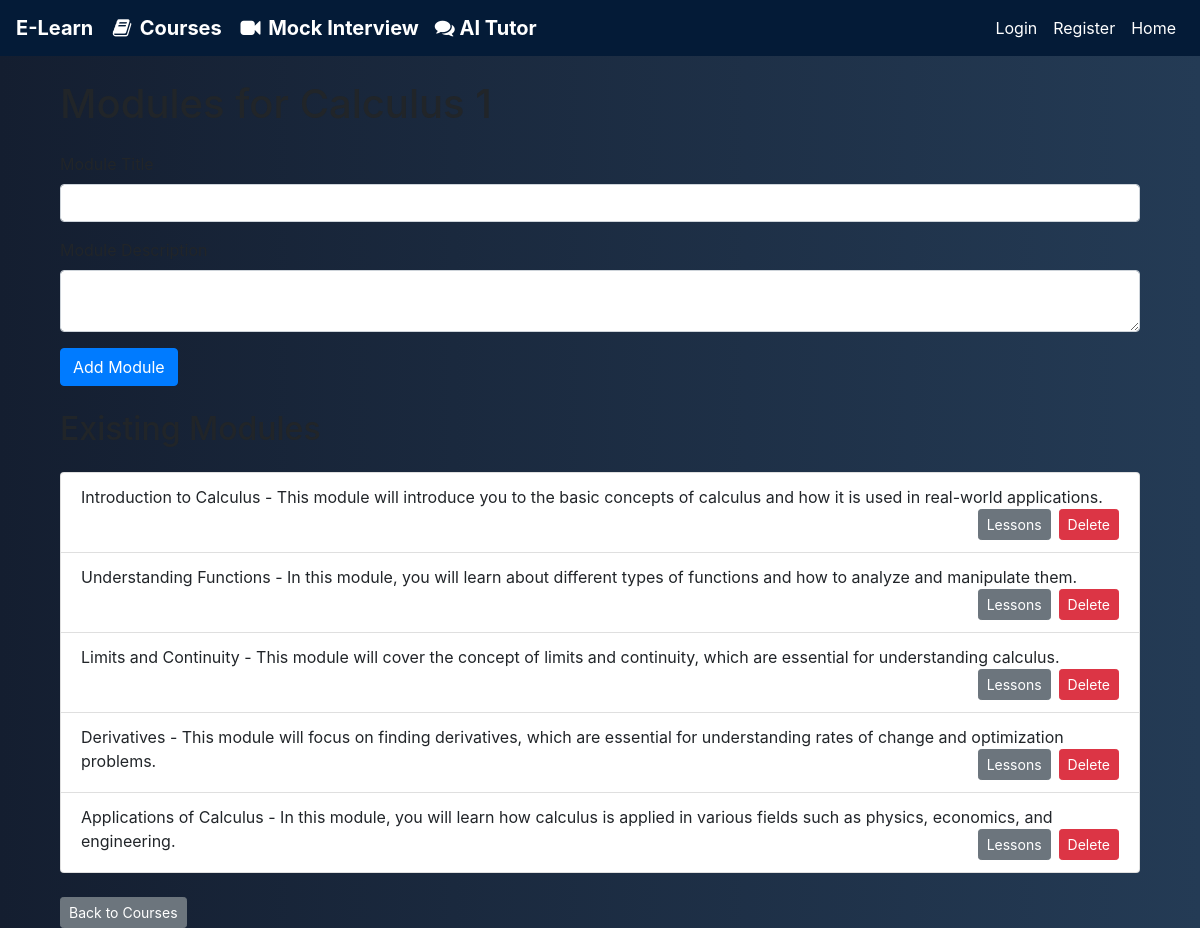
/courses/4/modules, run on the app's committed database.
### models.py (models this page shows, shortened)
class Module(db.Model):
    __tablename__ = 'modules'
    id = db.Column(db.Integer, primary_key=True)
    title = db.Column(db.String(50), nullable=False, unique=True)
    description = db.Column(db.String(250), nullable=False, unique=True)
    created_at = db.Column(db.DateTime, default=datetime.utcnow)
    course_id = db.Column(db.Integer, db.ForeignKey('courses.id'), nullable=False)
    lessons = db.relationship('Lesson', backref='module', lazy=True, cascade="all, delete-orphan")

### app.py (the view, shortened to what this page needs)
@app.route('/courses/<int:course_id>/modules', methods=['GET', 'POST'])
def manage_modules(course_id):
    course = Course.query.get(course_id)
    modules = Module.query.filter_by(course_id=course_id).all()
    return render_template('modules.html', course=course, modules=modules)

### templates/modules.html (shortened to what this page needs)
{% extends "base.html" %}
{% block content %}
<div class="container">
    <h1 class="my-4">Modules for {{ course.title }}</h1>
    <form method="POST">
        <div class="form-group">
            <label for="title">Module Title</label>
            <input type="text" class="form-control" id="title" name="title" required>
        </div>
        <div class="form-group">
            <label for="description">Module Description</label>
            <textarea class="form-control" id="description" name="description" required></textarea>
        </div>
        <button type="submit" class="btn btn-primary">Add Module</button>
    </form>
    <h2 class="my-4">Existing Modules</h2>
    <ul class="list-group">
        {% for module in modules %}
        <li class="list-group-item">
            {{ module.title }} - {{ module.description }}
            <form action="{{ url_for('delete_module', module_id=module.id) }}" method="POST" class="float-right">
                <button type="submit" class="btn btn-danger btn-sm">Delete</button>
            </form>
            <a href="{{ url_for('manage_lessons', module_id=module.id) }}" class="btn btn-secondary btn-sm float-right mr-2">Lessons</a>
        </li>
        {% endfor %}
    </ul>
    <a href="{{ url_for('manage_courses') }}" class="btn btn-secondary btn-sm mt-4">Back to Courses</a>
</div>
{% endblock %}

### static/styles.css (style rules this page uses)
body { background: linear-gradient(to right, #141e30, #243b55); color: white; margin: 0; }
button { padding: 10px 20px; background-color: #007bff; color: white; border: none; border-radius: 0 0 10px 0; }

### data on the page
Module: title "Introduction to Calculus", description "This module will introduce you to the basic concepts of calculus and how it is used in real-world applications."
Module: title "Understanding Functions", description "In this module, you will learn about different types of functions and how to analyze and manipulate them."
Module: title "Limits and Continuity", description "This module will cover the concept of limits and continuity, which are essential for understanding calculus."
Module: title "Derivatives", description "This module will focus on finding derivatives, which are essential for understanding rates of change and optimization problems."
Module: title "Applications of Calculus", description "In this module, you will learn how calculus is applied in various fields such as physics, economics, and engineering."
